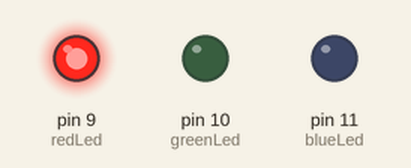
This sketch was run on a simulated Arduino Uno, built with avr-gcc and run on an emulated ATmega328P. Shown: output pins drawn as LEDs (lit = HIGH).

Above: at 0.15 s.
At 1.35 s:
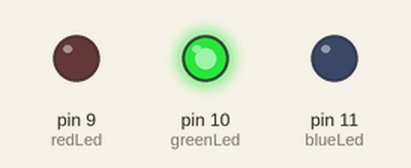
At 2.55 s:
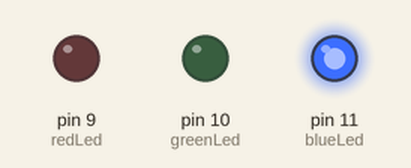
Timing chart, 0 to 3.0 s (numbered marks = the images above):
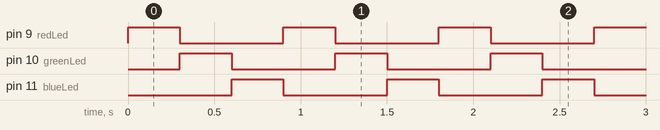

Measured:
- by itself, pin 9 (redLed), pin 10 (greenLed), pin 11 (blueLed): alternates HIGH for 0.30 s and LOW for 0.60 s
- by itself, everything shown: repeats every 0.90 s, in 3 steps

The sketch:

_170618_intel_genuino101_01.ino
```cpp
int redLed = 9;
int greenLed = 10;
int blueLed=11;

void setup() {
    pinMode(redLed, OUTPUT);
    pinMode(greenLed, OUTPUT);
    pinMode(blueLed, OUTPUT);
}

void loop() {
  digitalWrite(redLed, HIGH);
  digitalWrite(greenLed, LOW);
  digitalWrite(blueLed, LOW);
  delay(300);

  digitalWrite(redLed, LOW);
  digitalWrite(greenLed, HIGH);
  digitalWrite(blueLed, LOW);
  delay(300);

  digitalWrite(redLed, LOW);
  digitalWrite(greenLed, LOW);
  digitalWrite(blueLed, HIGH);
  delay(300);

}
```
